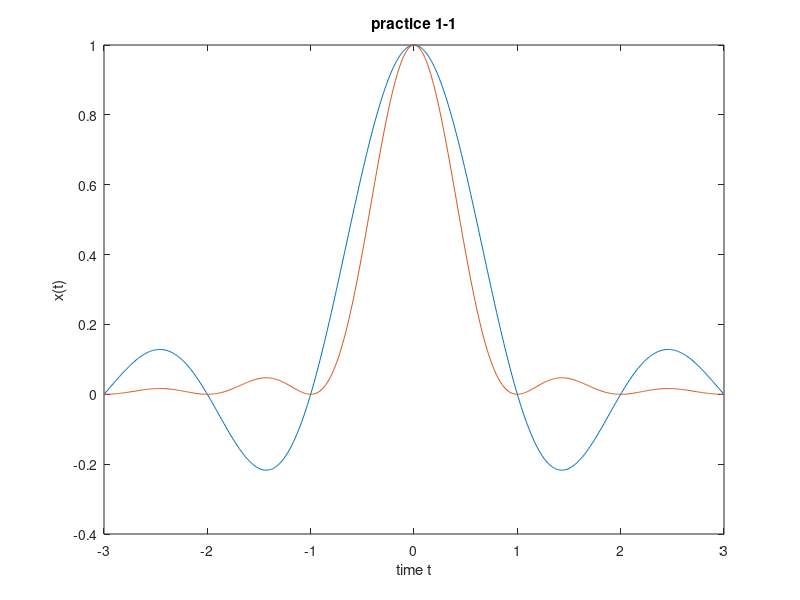
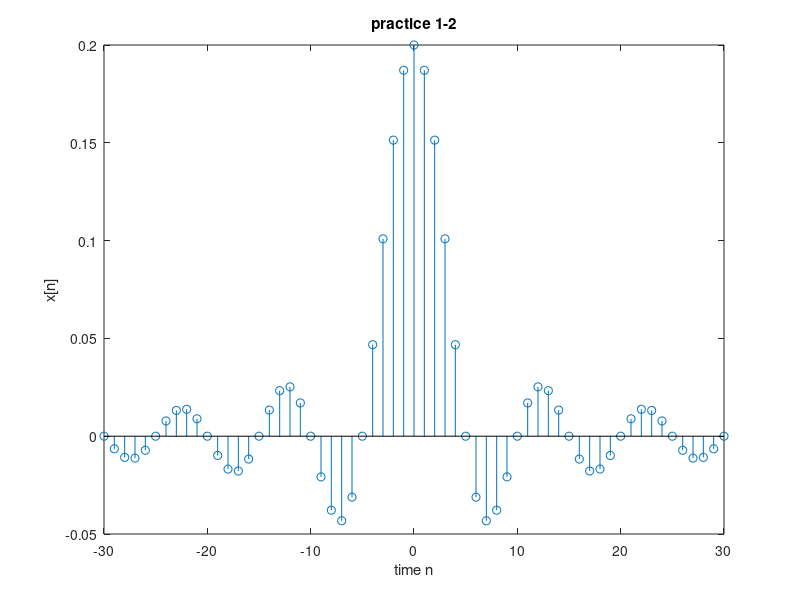
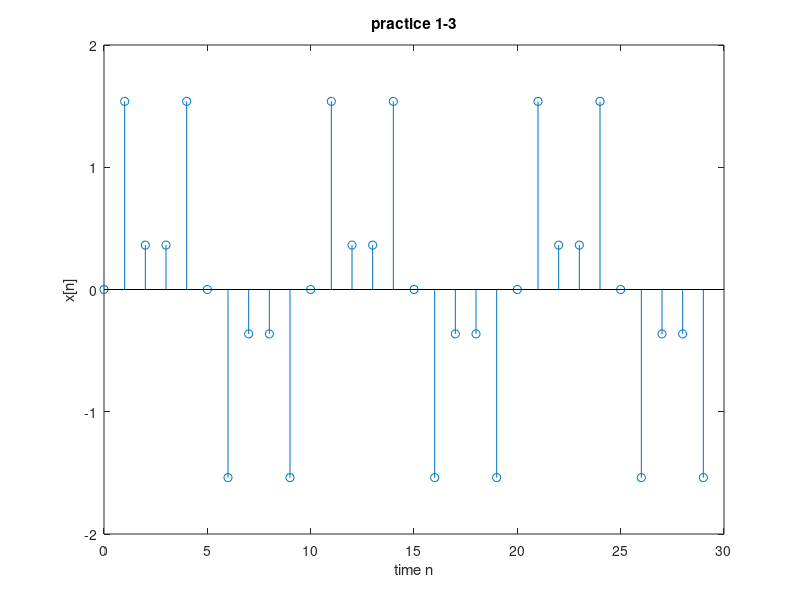

The MATLAB source for these figures, in order:
clear; close all;
%practice1-1
figure;
t=-3:0.01:3;
i=find(t==0); t(i)=1;
sinc=sin(pi.*t)./(pi*t);
sinc(round(length(sinc)/2))=cos(0);
t(i)=0;
plot(t,sinc); hold on;
plot(t,(sinc).^2); hold off;
title('practice 1-1');
xlabel('time t');   ylabel('x(t)');
%practice1-2
figure;
n=-30:30;
i=find(n==0); n(i)=1;
xn=sin(0.2*pi.*n)./(pi*n);
xn(round(length(xn)/2))=0.2*cos(0);
n(i)=0;
stem(n,xn);
title('practice 1-2');
xlabel('time n');   ylabel('x[n]');
%practice1-3
figure;
f0=10;
f1=30;
Length=0.3
T=0.01;
N=Length/T;
n=0:N-1;
x1=sin(2*pi*f0*n*T);
x2=sin(2*pi*f1*n*T);
stem(n,x1+x2);
xlabel('time n');   ylabel('x[n]');
title('practice 1-3');
%title('discrete signal x[n]=xa(nT), where T=0.01 sec');
%{
stem(n,x1); hold on; stem(n,x2); hold off;
xlabel('time n');   ylabel('x[n]');
title('discrete signal x[n]=xa(nT), where T=0.01 sec');
%}
